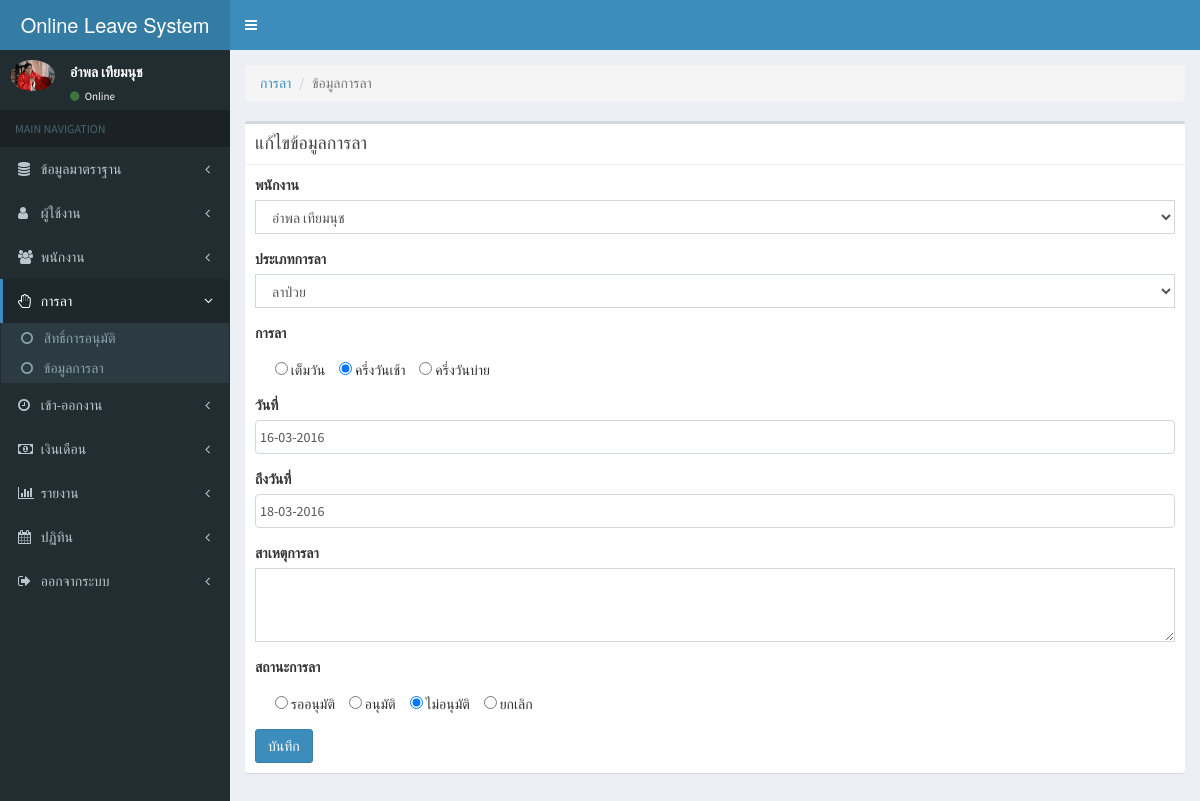
Page /index.php?m=leave&p=leave_add&act=edit&id=2 (signed in) on the committed database.
### tables this page shows
CREATE TABLE `employees` (
  `emp_id` int(11) NOT NULL auto_increment,
  `emp_code` varchar(50) NOT NULL COMMENT 'รหัสผนักงาน',
  `emp_prefix` varchar(20) NOT NULL COMMENT 'คำนำหน้าชื่อ',
  `emp_name` varchar(100) NOT NULL COMMENT 'ชื่ิอ',
  `emp_last_name` varchar(100) NOT NULL COMMENT 'นามสกุล',
  `emp_sex` int(1) NOT NULL COMMENT 'เพศ',
  `emp_religion` varchar(100) NOT NULL COMMENT 'ศาสนา',
  `emp_nationality` varchar(100) NOT NULL COMMENT 'สัฐชาติ',
  `emp_nation` varchar(100) NOT NULL COMMENT 'เชื่อชาติ',
  `emp_birthday` date NOT NULL COMMENT 'วันเกิด',
  `emp_idcard` varchar(20) NOT NULL COMMENT 'บัตรประชาชน',
  `emp_status_people` varchar(100) NOT NULL COMMENT 'สถานะภาพการสมรส',
  `emp_img` varchar(100) NOT NULL COMMENT 'รูปพนักงาน',
  `emp_academy` varchar(100) NOT NULL COMMENT 'สถานศึกษา',
  `emp_education` varchar(100) NOT NULL COMMENT 'ระดับการศึกษา',
  `emp_subjects` varchar(100) NOT NULL COMMENT 'สาขาวิชา',
  `emp_yearend` varchar(10) NOT NULL COMMENT 'ปีที่จบ',
  `emp_party` int(10) NOT NULL COMMENT 'ฝ่าย',
  `emp_department` int(10) NOT NULL COMMENT 'แผนก',
  `emp_office` int(10) NOT NULL COMMENT 'ตำแหน่งงาน',
  `emp_jobstart` date NOT NULL COMMENT 'วันที่เริ่มงาน',
  `emp_salary` float NOT NULL COMMENT 'เงินเดือน',
  `emp_status` int(1) NOT NULL COMMENT 'สถานะพนักงาน',
  `emp_address1` varchar(200) NOT NULL COMMENT 'ที่อยู่ตามทะเบียนบ้าน',
  `emp_sub_district1` varchar(100) NOT NULL COMMENT 'ตำบล',
  `emp_district1` varchar(100) NOT NULL COMMENT 'อำเภอ',
  `emp_province1` varchar(100) NOT NULL COMMENT 'จังหวัดตามทะเบียนบ้าน',
  `emp_zipcod1` varchar(10) NOT NULL COMMENT 'รหัสไปรษณีย์',
  `emp_address2` varchar(200) NOT NULL COMMENT 'ที่อยู่ปัจจุบัน',
  `emp_sub_district2` varchar(100) NOT NULL COMMENT 'ตำบล',
  `emp_district2` varchar(100) NOT NULL COMMENT 'อำเภอ',
  `emp_province2` varchar(100) NOT NULL COMMENT 'จังหวัดปัจจุบัน',
  `emp_zipcod2` varchar(10) NOT NULL COMMENT 'รหัสไปรษณีปัจจุบัน',
  `create_date` datetime NOT NULL,
  `emp_level` text COMMENT 'ระดับพนักงาน',
  PRIMARY KEY  (`emp_id`),
  FULLTEXT KEY `employees_address1` (`emp_address1`)
);

CREATE TABLE `leave` (
  `leave_id` int(11) NOT NULL auto_increment,
  `emp_id` int(11) NOT NULL COMMENT 'รหัสพนักงาน',
  `leave_type` int(11) NOT NULL COMMENT 'ประเภทการลา',
  `leave_start_day` date NOT NULL COMMENT 'วันที่เริ่มลา',
  `leave_end_day` date NOT NULL COMMENT 'วันที่สิ้นสุด',
  `leave_comment` text NOT NULL COMMENT 'หมาเหตุการลา',
  `leave_status` int(1) NOT NULL COMMENT '0=รอ 1=อนุมัติ 2=ไม่อนุมัติ 3=ยกเลิก',
  `leave_endorser_emp` int(11) NOT NULL COMMENT 'id พนักงานผู้อนุมัติ',
  `leave_n` float(10,2) NOT NULL COMMENT 'จำนวนวันที่ลา',
  `leave_full` int(1) NOT NULL COMMENT '1=เตมวัน 2=ครึ่งวันเช้า 3=ครึ่งวันบ่าย',
  `create_date` datetime NOT NULL,
  `leave_approve_date` date default NULL COMMENT 'วันที่อนุมัติ',
  `leave_approve_comment` text NOT NULL COMMENT 'หมายเหตุที่ไม่อนุมัติ',
  PRIMARY KEY  (`leave_id`)
);

CREATE TABLE `master_leave_type` (
  `leave_type_id` int(11) NOT NULL auto_increment,
  `leave_type_name` varchar(255) NOT NULL,
  `leave_number` int(11) NOT NULL COMMENT 'จำนวนวันที่ใช้ได้',
  `leave_cut_day` int(11) NOT NULL COMMENT 'วันที่ตัดรอบ',
  `leave_cut_month` int(11) NOT NULL COMMENT 'เดือนที่ตัดรอบ',
  PRIMARY KEY  (`leave_type_id`)
);

### includes/function.php (called while the page is built, shortened)
<?
function conver_dateSQL($date){
	$new_date=explode("-",$date);
	$new_date_day=$new_date[2];
	$new_date_month=$new_date[1];
	$new_date_year=$new_date[0];
	$new_d=$new_date_day."-".$new_date_month."-".$new_date_year;
	return $new_d;
}
?>

### leave/leave_add.php (the view, shortened to what this page needs)
<?
$title = "เพิ่มข้อมูลการลา";
if($_GET["act"]=="edit"){
	$title = "แก้ไขข้อมูลการลา";
	$sql = "SELECT * FROM `leave` WHERE leave_id='".$_GET["id"]."'";
	$query = mysql_query($sql);
	$dbarrData = mysql_fetch_array($query);
}
?>
<ol class="breadcrumb">
  <li><a href="#">การลา</a></li>
  <li class="active">ข้อมูลการลา</li>
</ol>
<div class="box">
	<div class="box-header with-border">
    	<h3 class="box-title"><?=$title?></h3>
  	</div>
  	<div class="box-body">
<form role="form" method="POST">
	<div class="form-group">
    	<label>พนักงาน</label>
        <select class="form-control" name="emp_id" required>
<?
$sql = "SELECT * FROM employees ORDER BY emp_name";
$query = mysql_query($sql);
while($dbarr_emp = mysql_fetch_array($query)){
?>
	<option value="<?=$dbarr_emp["emp_id"]?>" <? if($dbarrData["emp_id"]==$dbarr_emp["emp_id"]){ ?> selected <? } ?>><?=$dbarr_emp["emp_name"]?> <?=$dbarr_emp["emp_last_name"]?></option>
<? } ?>
		</select>
     </div>
	<div class="form-group">
    	<label>ประเภทการลา</label>
        <select class="form-control" name="leave_type" required>
<?
$sql = "SELECT * FROM master_leave_type  ORDER BY leave_type_name";
$query = mysql_query($sql);
while($dbarr_leave = mysql_fetch_array($query)){
?>
	<option value="<?=$dbarr_leave["leave_type_id"]?>" <? if($dbarrData["leave_type"]==$dbarr_leave["leave_type_id"]){ ?> selected <? } ?>><?=$dbarr_leave["leave_type_name"]?></option>
<? } ?>
		</select>
     </div>
	 <div class="form-group">
    	<label>การลา</label>
		 <div class="checkbox">
         	<label>
        		<input type="radio" name="leave_full" <? if($dbarrData["leave_full"]=="1" or $dbarrData["leave_full"]==""){ ?> checked <? } ?> value="1"/> เต็มวัน &nbsp;&nbsp;&nbsp;
				<input type="radio" name="leave_full" <? if($dbarrData["leave_full"]=="2"){ ?> checked <? } ?> value="2"/> ครึ่งวันเช้า &nbsp;&nbsp;&nbsp;
				<input type="radio" name="leave_full" <? if($dbarrData["leave_full"]=="3"){ ?> checked <? } ?> value="3"/> ครึ่งวันบ่าย &nbsp;&nbsp;&nbsp;
			</label>
		</div>
     </div>
	 <div class="form-group">
    	<label>วันที่</label>
        <input class="form-control datepicker" name="leave_start_day" value="<?=conver_dateSQL($dbarrData["leave_start_day"])?>" placeholder="" type="text" required />
     </div>
	 <div class="form-group">
    	<label>ถึงวันที่</label>
        <input class="form-control datepicker" name="leave_end_day" value="<?=conver_dateSQL($dbarrData["leave_end_day"])?>" placeholder="" type="text" required />
     </div>
	 <div class="form-group">
    	<label>สาเหตุการลา</label>
        <textarea class="form-control" rows="3" name="leave_comment" placeholder=""><?=$dbarrData["leave_comment"]?></textarea>
     </div>
	  <div class="form-group">
    	<label>สถานะการลา</label>
		 <div class="checkbox">
         	<label>
				<input type="radio" name="leave_status" <? if($dbarrData["leave_status"]=="0" or $dbarrData["leave_status"]==""){ ?> checked <? } ?> value="0"/> รออนุมัติ &nbsp;&nbsp;&nbsp;
        		<input type="radio" name="leave_status" <? if($dbarrData["leave_status"]=="1"){ ?> checked <? } ?> value="1"/> อนุมัติ &nbsp;&nbsp;&nbsp;
				<input type="radio" name="leave_status" <? if($dbarrData["leave_status"]=="2"){ ?> checked <? } ?> value="2"/> ไม่อนุมัติ &nbsp;&nbsp;&nbsp;
				<input type="radio" name="leave_status" <? if($dbarrData["leave_status"]=="3"){ ?> checked <? } ?> value="3"/> ยกเลิก &nbsp;&nbsp;&nbsp;
			</label>
		</div>
     </div>
	 <button type="submit" class="btn btn-primary">บันทึก</button>
</form>
  	</div>
</div>

### index.php (shortened to what this page needs)
<?
include("./includes/function.php");
if($_GET["m"]!=""){
	$m=$_GET["m"];
}
$sql = "SELECT * FROM employees WHERE emp_id='".$_SESSION["login"]['emp_id']."'";
$query = mysql_query($sql);
$UserData = mysql_fetch_array($query );
if($UserData ["emp_img"]!=""){
	$Emp_Img = "./employees_img/".$UserData ["emp_img"];
}else{
	$Emp_Img = "./employees_img/anonymous.png";
}
?>
<!DOCTYPE html>
<html>
  <head>
    <link rel="stylesheet" href="./AdminLTE/bootstrap/css/bootstrap.min.css">
    <link rel="stylesheet" href="https://maxcdn.bootstrapcdn.com/font-awesome/4.4.0/css/font-awesome.min.css">
    <link rel="stylesheet" href="https://code.ionicframework.com/ionicons/2.0.1/css/ionicons.min.css">
    <link rel="stylesheet" href="./AdminLTE/dist/css/AdminLTE.min.css">
    <link rel="stylesheet" href="./AdminLTE/dist/css/skins/_all-skins.min.css">
    <link rel="stylesheet" href="./AdminLTE/plugins/iCheck/flat/blue.css">
    <link rel="stylesheet" href="./AdminLTE/plugins/morris/morris.css">
    <link rel="stylesheet" href="./AdminLTE/plugins/jvectormap/jquery-jvectormap-1.2.2.css">
    <link rel="stylesheet" href="./AdminLTE/plugins/datepicker/datepicker3.css">
    <link rel="stylesheet" href="./AdminLTE/plugins/daterangepicker/daterangepicker-bs3.css">
    <link rel="stylesheet" href="./AdminLTE/plugins/bootstrap-wysihtml5/bootstrap3-wysihtml5.min.css">
	<link rel="stylesheet" href="./AdminLTE/plugins/timepicker/bootstrap-timepicker.min.css">
	<link rel="stylesheet" href="./AdminLTE/plugins/fullcalendar/fullcalendar.css">
  </head>
	<body class="skin-blue fixed">
    	<div class="wrapper">
    		<header class="main-header">
        		<a href="index.php" class="logo">
          			Online Leave System
        		</a>
        		<nav class="navbar navbar-static-top" role="navigation">
          			<a href="#" class="sidebar-toggle" data-toggle="offcanvas" role="button">
          			</a>
                </nav>
    		</header>
    		<aside class="main-sidebar">
    			 <section class="sidebar">
    			 	<ul class="sidebar-menu">
						<div class="user-panel">
        					<div class="pull-left image">
          						<img src="<?=$Emp_Img?>" class="img-circle" alt="User Image">
        					</div>
        					<div class="pull-left info">
          						<p><?=$UserData["emp_name"]?> <?=$UserData["emp_last_name"]?></p>
          						<a href="#"><i class="fa fa-circle text-success"></i> Online</a>
        					</div>
							<br><br>
      					</div>
            			<li class="header">MAIN NAVIGATION</li>
            			<? if($_SESSION["login"]["type"]==1){ ?>
            				<li class=" <? if($m=="master"){  ?>active<? } ?> treeview">
            					<a href="index.php?m=master">
            						<i class="fa fa-database"></i> <span>ข้อมูลมาตราฐาน</span> <i class="fa fa-angle-left pull-right"></i>
            					</a>
            				</li>
        					<li class="<? if($m=="user"){  ?> active <? } ?> treeview">
        						<a href="index.php?m=user">
        							<i class="fa fa-user"></i> <span>ผู้ใช้งาน</span> <i class="fa fa-angle-left pull-right"></i>
        						</a>
        					</li>
        					<li  class="<? if($m=="employees"){  ?> active <? } ?> treeview">
        						<a href="index.php?m=employees">
        							<i class="fa fa-group"></i> <span>พนักงาน</span> <i class="fa fa-angle-left pull-right"></i>
        						</a>
        					</li>
        					<li  class="<? if($m=="leave"){  ?> active  <? } ?> treeview">
        						<a href="index.php?m=leave">
        							<i class="fa fa-hand-stop-o"></i> <span>การลา</span> <i class="fa fa-angle-left pull-right"></i>
        						</a>
								<ul class="treeview-menu">
									<li><a href="index.php?m=leave&p=endorser"><i class="fa fa-circle-o"></i> สิทธิ์การอนุมัติ</a></li>
									<li><a href="index.php?m=leave&p=leave"><i class="fa fa-circle-o"></i> ข้อมูลการลา</a></li>
              					</ul>
        					</li>
							<li  class="<? if($m=="time_attendance"){  ?> active  <? } ?> treeview">
        						<a href="index.php?m=time_attendance">
        							<i class="fa fa-clock-o"></i> <span>เข้า-ออกงาน</span> <i class="fa fa-angle-left pull-right"></i>
        						</a>
        					</li>
        					<li class="<? if($m=="salary"){  ?> active  <? } ?> treeview">
        						<a href="index.php?m=salary">
        							<i class="fa fa-money"></i> <span>เงินเดือน</span> <i class="fa fa-angle-left pull-right"></i>
        						</a>
        					</li>
        					<li class="<? if($m=="report"){  ?> active  <? } ?> treeview">
        						<a href="index.php?m=user_report">
        							<i class="fa fa-bar-chart"></i> <span>รายงาน</span> <i class="fa fa-angle-left pull-right"></i>
        						</a>
        					</li>
							<? if($_SESSION["login"]["type"]!=''){ ?>
							<li class="<? if($m=="user_calendar"){  ?> active  <? } ?> treeview">
        						<a href="index.php?m=user_calendar">
        							<i class="fa fa-calendar"></i> <span>ปฏิทิน</span> <i class="fa fa-angle-left pull-right"></i>
        						</a>
        					</li>
							<? } ?>
        					<li class="<? if($m=="logout"){  ?> active  <? } ?> treevie">
        						<a href="logout.php">
        							<i class="fa fa-sign-out"></i> <span>ออกจากระบบ</span> <i class="fa fa-angle-left pull-right"></i>
        						</a>
        					</li>
            			<? } ?>
            		</ul>
    			 </section>
    		</aside>
    		<div class="content-wrapper">
    			 <div class="content body">
    			 	<div class="row">
    			 		<div class="col-sm-12">
    			 		<? if($_GET["p"]!="")
    			 		{
							include("./".$m."/".$_GET["p"].".php");
						 }
						?>
    			 		</div>
    			 	</div>
    			 </div>
    		</div>
    	</div>
	</body>
</html>

### rows in the picture
employees: emp_img (picture), emp_name "อำพล", emp_last_name "เทียมนุช"
leave: emp_id "อำพล เทียมนุช", leave_type "ลาป่วย", leave_full "☐ เต็มวัน ครึ่งวันเช้า", leave_full "☑", leave_start_day "16-03-2016", leave_end_day "18-03-2016", leave_status "☐ รออนุมัติ อนุมัติ ไม", leave_status "☑"

### other values in the picture
$title "แก้ไขข้อมูลการลา"
